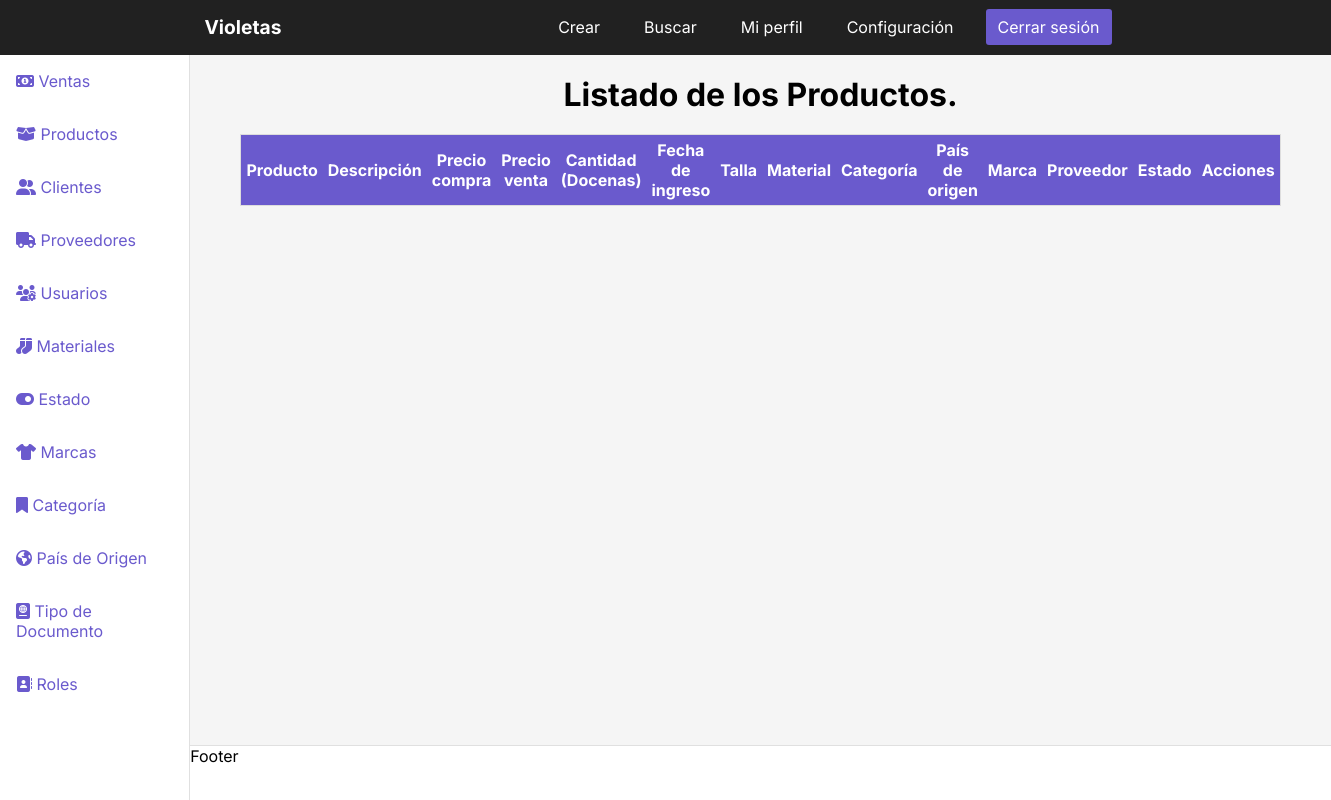
The app's page /dashboardproductos, older data.
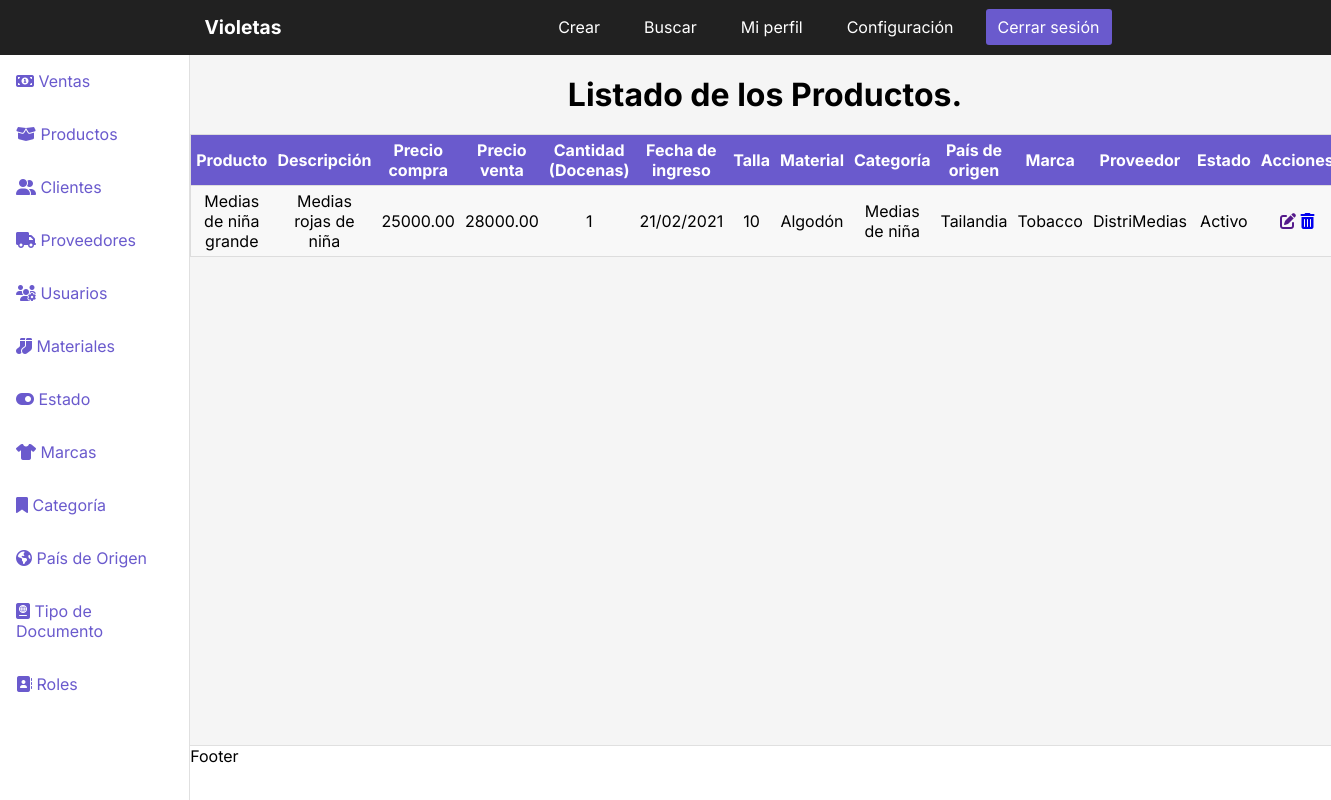
The same page, newer data.
### InventoryApp/models.py (models this page shows, shortened)
class Productos(models.Model):
    NombreProducto = models.CharField('Nombre del producto', max_length = 100)
    DescripcionProducto = models.CharField('Descripción del producto', max_length = 100)
    PrecioCompra = models.DecimalField('Precio de compra del producto', max_digits = 10, decimal_places = 2)
    PrecioVenta = models.DecimalField('Precio de venta del producto', max_digits = 10, decimal_places = 2)
    CantidadProductos = models.PositiveIntegerField('Cantidad de productos comprados', null=True)
    FechaIngreso = models.CharField('Fecha de ingreso del producto', max_length = 100)
    Talla = models.CharField('Talla del producto', max_length = 100)
    Estado = models.ForeignKey(Estado, on_delete=models.CASCADE, default='')
    Materiales = models.ForeignKey(Materiales, on_delete=models.CASCADE, default='')
    Categorias = models.ForeignKey(Categorias, on_delete=models.CASCADE, default='')
    PaisOrigen = models.ForeignKey(PaisOrigen, on_delete=models.CASCADE, default='')
    Marcas = models.ForeignKey(Marcas, on_delete=models.CASCADE, default='')
    Proveedores = models.ForeignKey(Proveedores, on_delete=models.CASCADE, default='')
    class Meta:
        verbose_name = 'Producto'
        verbose_name_plural = 'Productos'
        db_table = 'productos'
        ordering = ['id']

class Materiales(models.Model):
    DescripcionMateriales = models.CharField('Descripción del material', max_length = 100)
    def __str__(self):
        return self.DescripcionMateriales
    class Meta:
        verbose_name = 'Material'
        verbose_name_plural = 'Materiales'
        db_table = 'materiales'
        ordering = ['id']

class Categorias(models.Model):
    DescripcionCategoria = models.CharField('Descripción de la categoría', max_length = 100)
    def __str__(self):
        return self.DescripcionCategoria
    class Meta:
        verbose_name = 'Categoría'
        verbose_name_plural = 'Categorías'
        db_table = 'categorias'
        ordering = ['id']

class PaisOrigen(models.Model):
    DescripcionPais = models.CharField('Descripción del país', max_length = 100)
    def __str__(self):
        return self.DescripcionPais
    class Meta:
        verbose_name = 'País de Origen'
        verbose_name_plural = 'Países de Origen'
        db_table = 'paises'
        ordering = ['id']

class Marcas(models.Model):
    DescripcionMarca = models.CharField('Descripción de la marca', max_length = 100)
    def __str__(self):
        return self.DescripcionMarca
    class Meta:
        verbose_name = 'Marca'
        verbose_name_plural = 'Marcas'
        db_table = 'marcas'
        ordering = ['id']

class Proveedores(models.Model):
    NombreProveedor = models.CharField('Nombre del proveedor', max_length = 100)
    DireccionProveedor = models.CharField('Dirección del proveedor', max_length = 100)
    TelefonoProveedor = models.CharField('Teléfono del proveedor', max_length = 100)
    EmailProveedor = models.EmailField('Email del proveedor', max_length = 100)
    Estado = models.ForeignKey(Estado, on_delete=models.CASCADE, default='')
    def __str__(self):
        return self.NombreProveedor
    class Meta:
        verbose_name = 'Proveedor'
        verbose_name_plural = 'Proveedores'
        db_table = 'proveedores'
        ordering = ['id']

class Estado(models.Model):
    DescripcionEstado = models.CharField('Descripción del estado', max_length = 100)
    def __str__(self):
        return self.DescripcionEstado
    class Meta:
        verbose_name = 'Estado'
        verbose_name_plural = 'Estados'
        db_table = 'estados'
        ordering = ['id']

### Project/views.py (the view)
# urls.py: path('dashboardproductos', views.dashboardproductos, name='dashproductos'), # Registro creado
def dashboardproductos(request):
    productos = (Productos.objects.all()) # Creo variable que traiga todos los datos de la tabla Productos.
    return render(request, 'dashboardproductos.html', {
        'productos' : productos # Con este código busco todos los datos de la tabla Productos y los envío a la vista.
} )

### Templates/dashboardproductos.html (shortened to what this page needs)
{% load static %}
<!DOCTYPE html>
<html lang="en">
<head>
    <link rel="stylesheet" href="{% static 'CSS/stylesdashboard.css' %}">
</head>
<body>
    <div class="container">
        <header class="header">
            <nav class="nav">
                <a href="#" class="logo nav-link">Violetas</a>
                <ul class="nav-menu nav-menu-visible">
                    <li class="nav-menu-item"><a href="{% url 'createproductos' %}" class="nav-menu-link nav-link">Crear</a></li>
                    <li class="nav-menu-item"><a href="#" class="nav-menu-link nav-link">Buscar</a></li>
                    <li class="nav-menu-item"><a href="#" class="nav-menu-link nav-link">Mi perfil</a></li>
                    <li class="nav-menu-item"><a href="#" class="nav-menu-link nav-link">Configuración</a></li>
                    <li class="nav-menu-item"><a href="{% url 'logout' %}" class="nav-menu-link nav-link nav-link-sign-out">Cerrar sesión</a></li>
                </ul>
            </nav>
        </header>
        <div class="sidebar">
            <ul>
                <li><a href="{% url 'dashventas' %}">
                    <span class="icon"><i class="fas fa-money-bill-alt"></i></span>
                    <span class="title">Ventas</span>
                </a></li>
                <li><a href="{% url 'dashproductos' %}">
                    <span class="icon"><i class="fas fa-box-open"></i></span>
                    <span class="title">Productos</span>
                </a></li>
                <li><a href="{% url 'dashclientes' %}">
                    <span class="icon"><i class="fas fa-user-friends"></i></span>
                    <span class="title">Clientes</span>
                </a></li>
                <li><a href="{% url 'dashproveedores' %}">
                    <span class="icon"><i class="fas fa-truck"></i></span>
                    <span class="title">Proveedores</span>
                </a></li>
                <li><a href="{% url 'dashusuarios' %}">
                    <span class="icon"><i class="fas fa-users-cog"></i></span>
                    <span class="title">Usuarios</span>
                </a></li>
                <li><a href="{% url 'dashmateriales' %}">
                    <span class="icon"><i class="fas fa-socks"></i></span>
                    <span class="title">Materiales</span>
                </a></li>
                <li><a href="{% url 'dashestado' %}">
                    <span class="icon"><i class="fas fa-toggle-on"></i></span>
                    <span class="title">Estado</span>
                </a></li>
                <li><a href="{% url 'dashmarcas' %}">
                    <span class="icon"><i class="fas fa-tshirt"></i></span>
                    <span class="title">Marcas</span>
                </a></li>
                <li><a href="{% url 'dashcategoria' %}">
                    <span class="icon"><i class="fas fa-bookmark"></i></span>
                    <span class="title">Categoría</span>
                </a></li>
                <li><a href="{% url 'dashpais' %}">
                    <span class="icon"><i class="fas fa-globe-americas"></i></span>
                    <span class="title">País de Origen</span>
                </a></li>
                <li><a href="{% url 'dashtipodoc' %}">
                    <span class="icon"><i class="fas fa-passport"></i></span>
                    <span class="title">Tipo de Documento</span>
                </a></li>
                <li><a href="{% url 'dashroles' %}">
                    <span class="icon"><i class="fas fa-address-book"></i></span>
                    <span class="title">Roles</span>
                </a></li>
            </ul>
        </div>
        <main>
            <h1>Listado de los Productos.</h1>
            <table class="table">
                <thead>
                    <tr>
                        <th>Producto</th>
                        <th>Descripción</th>
                        <th>Precio compra</th>
                        <th>Precio venta</th>
                        <th>Cantidad (Docenas)</th>
                        <th>Fecha de ingreso</th>
                        <th>Talla</th>
                        <th>Material</th>
                        <th>Categoría</th>
                        <th>País de origen</th>
                        <th>Marca</th>
                        <th>Proveedor</th>
                        <th>Estado</th>
                        <th>Acciones</th>
                    </tr>
                </thead>
                <tbody>
                    {% for productos in productos %}
                    <tr>
                        <td data-label="Nombre del producto">{{productos.NombreProducto}}</td>
                        <td data-label="Descripción del producto">{{productos.DescripcionProducto}}</td>
                        <td data-label="Precio de compra">{{productos.PrecioCompra}}</td>
                        <td data-label="Precio de venta">{{productos.PrecioVenta}}</td>
                        <td data-label="Cantidad del producto">{{productos.CantidadProductos}}</td>
                        <td data-label="Fecha de ingreso">{{productos.FechaIngreso}}</td>
                        <td data-label="Talla">{{productos.Talla}}</td>
                        <td data-label="Material">{{productos.Materiales}}</td>
                        <td data-label="Categoría del producto">{{productos.Categorias}}</td>
                        <td data-label="País de origen">{{productos.PaisOrigen}}</td>
                        <td data-label="Marca">{{productos.Marcas}}</td>
                        <td data-label="Proveedor">{{productos.Proveedores}}</td>
                        <td data-label="Estado">{{productos.Estado}}</td>
                        <td data-label="Gestión">
                            <a href=""><i class="fas fa-edit"></i></a>
                            <a href="{% url 'eliminarproductos' productos.id %}"><i class="fas fa-trash-alt"></i></a>
                        </td>
                    </tr>
                    {% endfor %}
                </tbody>
            </table>
        </main>
        <footer>Footer</footer>
      </div>
</body>
</html>

### Static/CSS/stylesdashboard.css (style rules this page uses)
* { padding: 0; margin: 0; }
body { font-family: "Inter", sans-serif; }
.header { background-color: #212121; height: 55px; position: fixed; width: 100%; top: 0; left: 0; }
.nav { display: flex; justify-content: space-between; max-width: 992px; margin: 0 auto; }
.nav-link { color: #fff; text-decoration: none; }
.logo { font-size: 1.2rem; font-weight: bold; padding: 0 35px; line-height: 55px; color: #fff; }
nav { color: #fff; grid-area: nav; }
.nav-menu { display: flex; margin-right: 40px; list-style: none; }
.nav-menu-item { font-size: 1rem; margin: 0 10px; line-height: 55px; width: max-content; }
.nav-menu-link { padding: 8px 12px; border-radius: 3px; }
.nav-link-sign-out { color: #fff; background-color: #6a5acd; }
.container { display: grid; height: 100vh; grid-template-columns: 0.5fr 1fr 1fr 1fr; grid-template-rows: 0.2fr 1.5fr 1fr 0.2fr; grid-template-areas: "nav nav nav nav" "sidebar main main main" "sidebar main main main" "sidebar footer footer footer"; font-size: 1em; color: #000; }
main { background: #F5F5F5; grid-area: main; display: table; }
main h1 { font-size: 2rem; font-weight: bold; margin-top: 20px; text-align: center; }
.sidebar { background: #fff; color: #000; grid-area: sidebar; border-right: 1px solid #e0e0e0; overflow-y: auto; }
.sidebar ul li a { display: block; padding: 16px; margin-bottom: 1px; text-decoration: none; color: #6a5acd; }
footer { background: #fff; grid-area: footer; border-top: 1px solid #e0e0e0; }
.table { width: 90%; margin: 0 auto; margin-top: 20px; border: 1px solid #ccc; border-collapse: collapse; padding: 0; }
.table tr { background-color: #f8f8f8; border: 1px solid #ddd; }
.table th, .table td { font-size: 1rem; padding: 5px; text-align: center; }
.table td { font-size: 1rem; text-align: center; }
.table thead th { background-color: #6a5acd; color: #fff; }

Row changes from the older to the newer data that the page shows:
added Productos: NombreProducto "Medias de niña grande", DescripcionProducto "Medias rojas de niña", PrecioCompra "25000.00", PrecioVenta "28000.00", CantidadProductos "1", FechaIngreso "21/02/2021", Talla "10", Materiales "Algodón", Categorias "Medias de niña", PaisOrigen "Tailandia", Marcas "Tobacco", Proveedores "DistriMedias", Estado "Activo"
